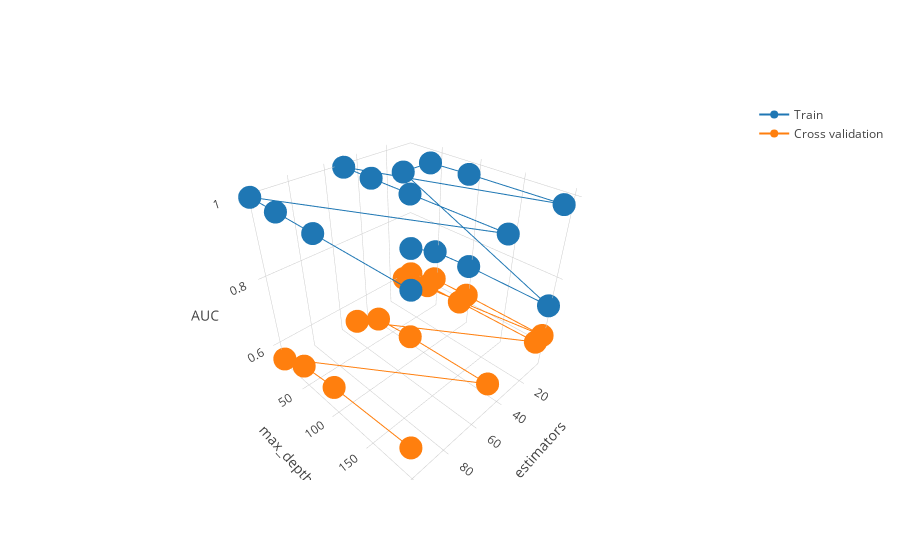

The notebook cell this image was saved under:
### Markdown cell above
## Opeartions on Set 3

### Code cell
BestDE( xtr3, xcv3, ytrain, ycv )

### Figure 1 — Plotly figure (JSON) as saved in the notebook; plotly's stock layout.template omitted (floating-point values rounded to 4 significant figures)
{"data": [{"name": "Train", "type": "scatter3d", "uid": "a95bf121-e1ae-4289-8b4c-0e1f2e71d8ba", "x": [5, 5, 5, 5, 11, 11, 11, 11, 51, 51, 51, 51, 101, 101, 101, 101], "y": [10, 50, 100, 200, 10, 50, 100, 200, 10, 50, 100, 200, 10, 50, 100, 200], "z": [0.6936, 0.7226, 0.7274, 0.7258, 0.9368, 0.9858, 0.9896, 0.9931, 0.9996, 1, 1, 1, 0.9997, 1, 1, 1]}, {"name": "Cross validation", "type": "scatter3d", "uid": "f95ecd18-a50b-487f-acb4-e5c1254eed56", "x": [5, 5, 5, 5, 11, 11, 11, 11, 51, 51, 51, 51, 101, 101, 101, 101], "y": [10, 50, 100, 200, 10, 50, 100, 200, 10, 50, 100, 200, 10, 50, 100, 200], "z": [0.6038, 0.6312, 0.6334, 0.6339, 0.6003, 0.6204, 0.6248, 0.6299, 0.5416, 0.6048, 0.6165, 0.6278, 0.5543, 0.5963, 0.6149, 0.6344]}], "layout": {"scene": {"xaxis": {"title": {"text": "n_estimators"}}, "yaxis": {"title": {"text": "max_depth"}}, "zaxis": {"title": {"text": "AUC"}}}}}
